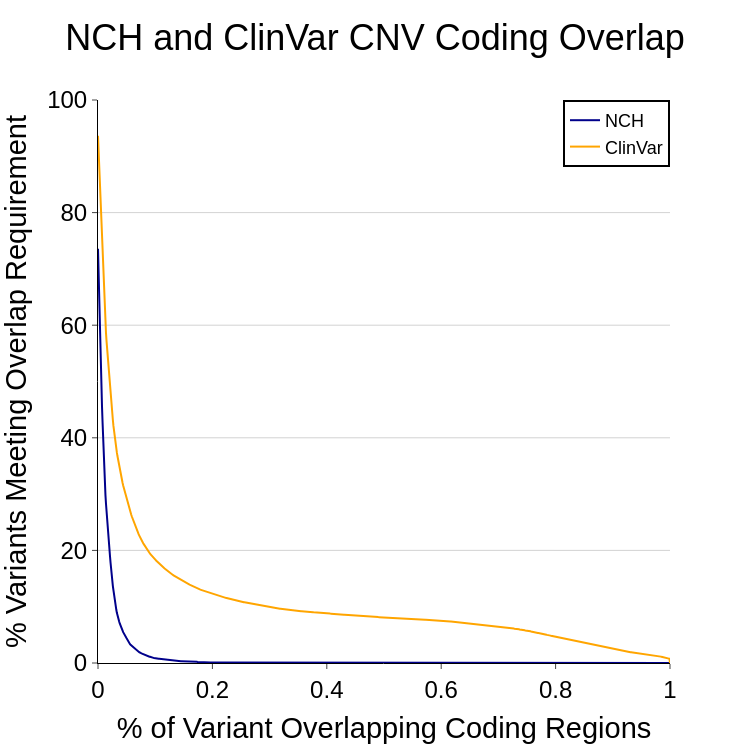

Notebook cell for this chart:
### Markdown cell above
## CDS Feature composition of NCH and ClinVar variants
Here we determine what fraction of CNVs in the NCH and ClinVar datasets overlap with coding regions

### Code cell
fig = go.Figure(fig0)

thrs = list(np.arange(0, 1.001, 0.001))
vals_nch = []
vals_clinvar = []

N = len(nch_df)
M = len(clinvar_df)

for thr in thrs:
    vals_nch.append(100 * len(nch_df[nch_df["cds_overlap_fraction"] > thr]) / N)
    vals_clinvar.append(100 * len(clinvar_df[clinvar_df["cds_overlap_fraction"] > thr]) / M)

fig.add_trace(
    go.Scatter(
        x=thrs,
        y=vals_nch,
        name="NCH",
        marker_color="darkblue",
    )
)

fig.add_trace(
    go.Scatter(
        x=thrs,
        y=vals_clinvar,
        name="ClinVar",
        marker_color="orange",
    )
)

fig.update_xaxes(title="% of Variant Overlapping Coding Regions", range=[0, 1])
fig.update_yaxes(title="% Variants Meeting Overlap Requirement", range=[0, 100])
fig.update_layout(
    title_text="NCH and ClinVar CNV Coding Overlap",
    title_x=0.5,
    height=750,
    width=750,
    legend=dict(x=1, xanchor="right", bgcolor="rgba(0,0,0,0)"),
    font=dict(
        color='black',
        family='arial',
    ),
)
fig.show()

### Figure 1 — Plotly figure (JSON) as saved in the notebook; plotly's stock layout.template omitted (floating-point values rounded to 4 significant figures; data arrays with more than 128 entries replaced by an {"elided": "..."} marker saying what was removed)
{"data": [{"marker": {"color": "darkblue"}, "name": "NCH", "type": "scatter", "x": {"elided": "1001 float values"}, "y": {"elided": "1001 float values"}}, {"marker": {"color": "orange"}, "name": "ClinVar", "type": "scatter", "x": {"elided": "1001 float values"}, "y": {"elided": "1001 float values"}}], "layout": {"font": {"color": "black", "family": "arial", "size": 24}, "height": 750, "legend": {"bgcolor": "rgba(0,0,0,0)", "bordercolor": "black", "borderwidth": 2, "font": {"size": 18}, "x": 1, "xanchor": "right", "y": 1, "yanchor": "top"}, "plot_bgcolor": "white", "title": {"font": {"size": 36}, "text": "NCH and ClinVar CNV Coding Overlap", "x": 0.5}, "width": 750, "xaxis": {"linecolor": "black", "range": [0, 1], "ticks": "outside", "title": {"text": "% of Variant Overlapping Coding Regions"}}, "yaxis": {"gridcolor": "lightgray", "linecolor": "black", "range": [0, 100], "ticks": "outside", "title": {"text": "% Variants Meeting Overlap Requirement"}}}}
